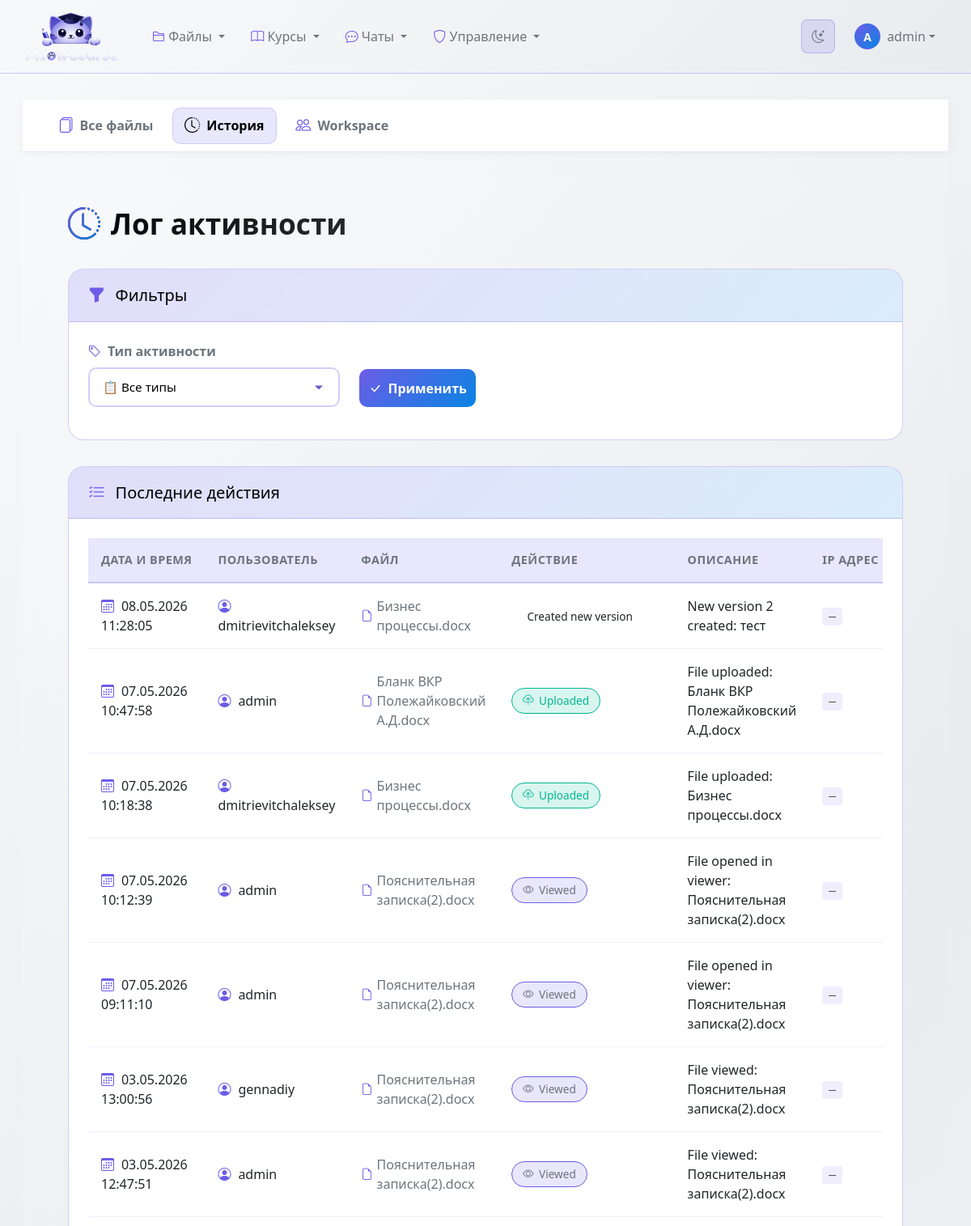
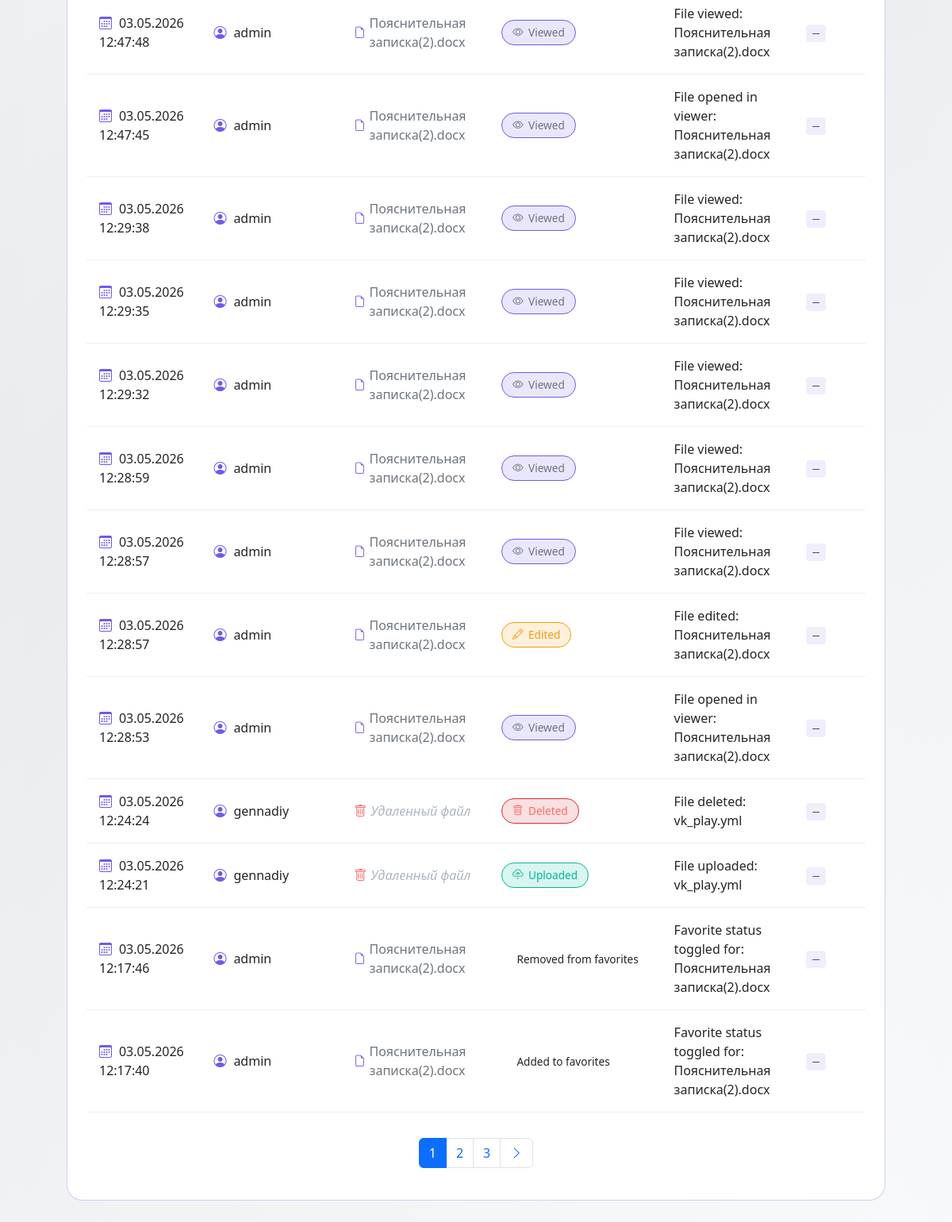
Page /files/activity/ (signed in) on the earlier database version (2 pictures, top to bottom).
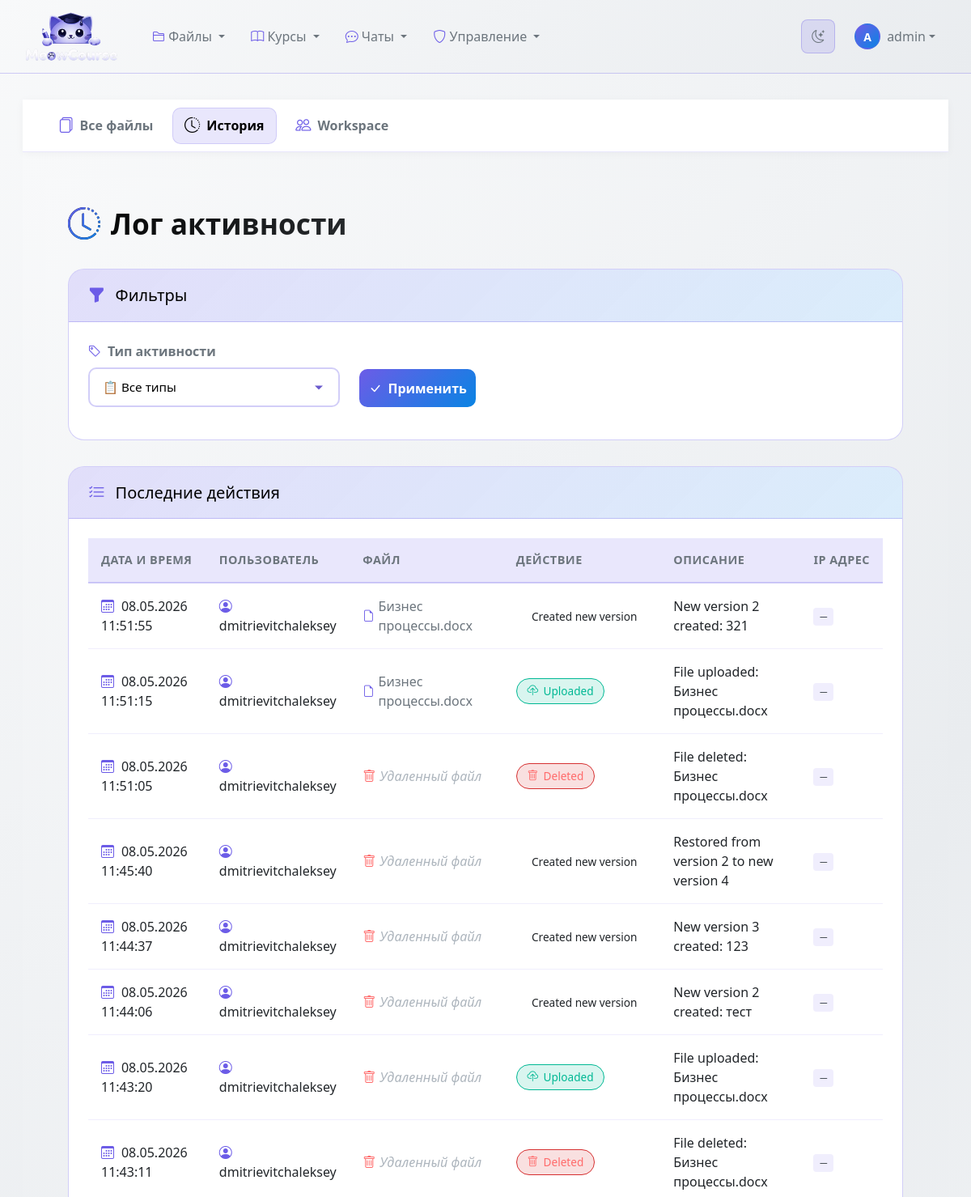
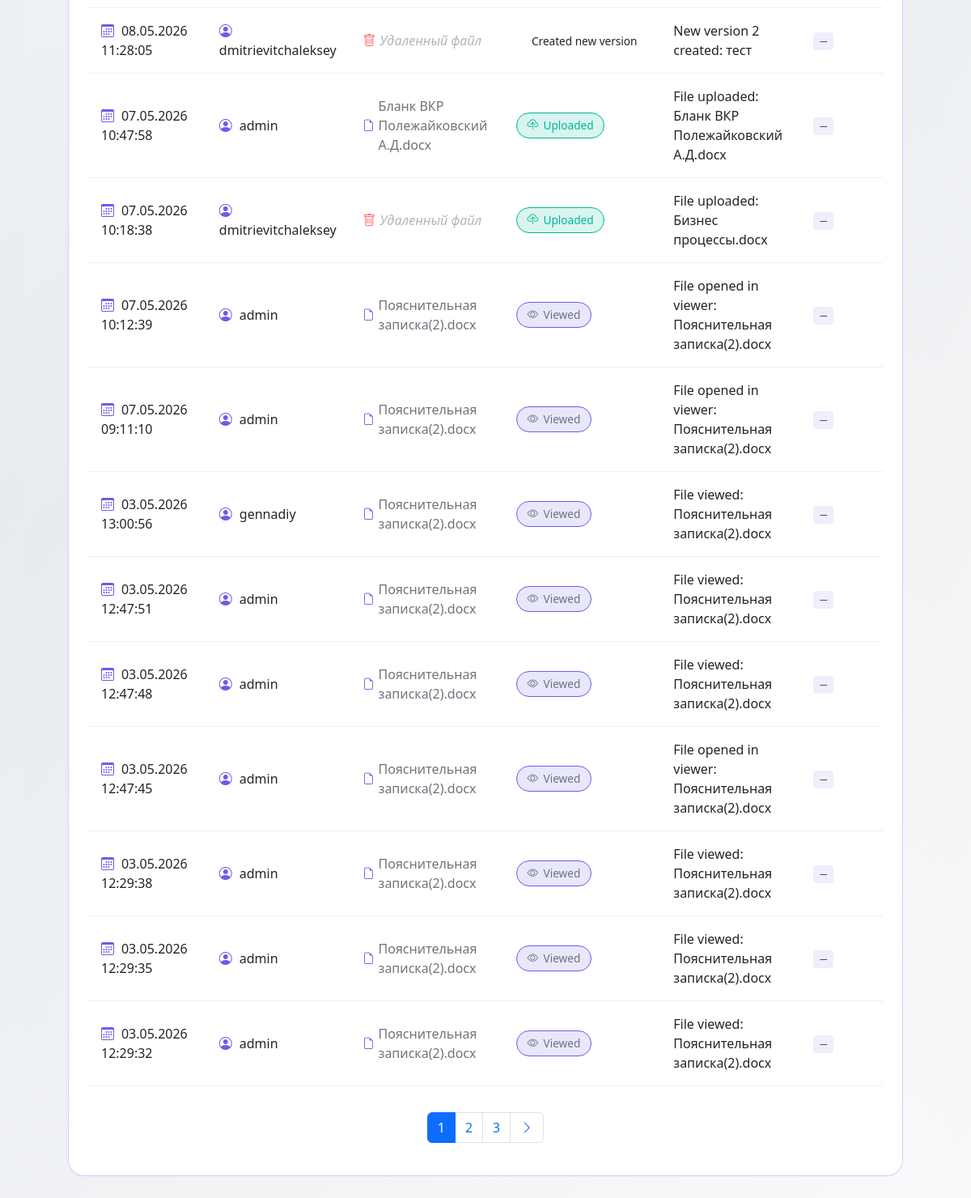
Same page on the later database version (2 pictures, top to bottom).
### file_manager/models.py (models this page shows, shortened)
class FileActivity(models.Model ):
    ACTIVITY_TYPES =[
   ('upload','Uploaded'),
   ('download','Downloaded'),
   ('view','Viewed'),
   ('edit','Edited'),
   ('delete','Deleted'),
   ('share','Shared'),
   ('comment','Commented'),
   ('version_create','Created new version'),
   ('favorite_add','Added to favorites'),
   ('favorite_remove','Removed from favorites'),
    ]
    file =models.ForeignKey(
    File ,
    on_delete =models.SET_NULL ,
    null =True ,
    blank =True ,
    related_name ='activities'
    )
    user =models.ForeignKey(
    User ,
    on_delete =models.CASCADE ,
    related_name ='file_activities'
    )
    activity_type =models.CharField(max_length =20 ,choices =ACTIVITY_TYPES )
    description =models.TextField(blank =True )
    created_at =models.DateTimeField(auto_now_add =True )
    ip_address =models.GenericIPAddressField(null =True ,blank =True )
    class Meta :
        ordering =['-created_at']
        verbose_name ='Активность с файлом'
        verbose_name_plural ='Активность с файлами'
        indexes =[
        models.Index(fields =['user','-created_at']),
        models.Index(fields =['activity_type','-created_at']),
        ]

class File(models.Model ):
    STORAGE_PROVIDER_CHOICES = [
        ("local", "Local"),
        ("yandex_disk", "Yandex Disk"),
    ]
    IMPORTANCE_CHOICES = [
        ("main", "Основное"),
        ("important", "Важное"),
        ("secondary", "Второстепенное"),
    ]
    FILE_TYPE_CHOICES =[
   ('pdf','PDF Document'),
   ('txt','Text File'),
   ('docx','Word Document'),
   ('xlsx','Excel Spreadsheet'),
   ('pptx','PowerPoint Presentation'),
   ('jpg','JPEG Image'),
   ('png','PNG Image'),
   ('mp4','Video MP4'),
   ('mp3','Audio MP3'),
   ('zip','Archive ZIP'),
   ('other','Other'),
    ]
    VISIBILITY_CHOICES =[
   ('private','Private - Только я'),
   ('shared','Shared - С определенными пользователями'),
   ('public','Public - Все пользователи'),
    ]
    title =models.CharField(max_length =255 )
    description =models.TextField(blank =True )
    file =models.FileField(upload_to =file_upload_path, null=True, blank=True)
    file_type =models.CharField(max_length =10 ,choices =FILE_TYPE_CHOICES ,default ='other')
    file_size =models.BigIntegerField(default =0 )
    storage_provider = models.CharField(max_length=20, choices=STORAGE_PROVIDER_CHOICES, default="local")
    yandex_path = models.CharField(max_length=1024, blank=True, default="")
    uploaded_by =models.ForeignKey(
    User ,
    on_delete =models.CASCADE ,
    related_name ='uploaded_files'
    )
    uploaded_at =models.DateTimeField(auto_now_add =True )
    updated_at =models.DateTimeField(auto_now =True )
    version =models.IntegerField(default =1 )
    category =models.ForeignKey(
    FileCategory ,
    on_delete =models.SET_NULL ,
    null =True ,
    blank =True ,
    related_name ='files'
    )
    tags =models.ManyToManyField(Tag ,blank =True ,related_name ='files')
    folder =models.ForeignKey(
    'self',
    on_delete =models.CASCADE ,
    null =True ,
    blank =True ,
    related_name ='subfiles',
    limit_choices_to ={'is_folder':True }
    )
    is_folder =models.BooleanField(default =False )
    visibility =models.CharField(
    max_length =10 ,
    choices =VISIBILITY_CHOICES ,
    default ='private'
    )
    shared_with =models.ManyToManyField(
    User ,
    blank =True ,
    related_name ='shared_files'
    )
    extracted_text =models.TextField(blank =True ,null =True )
    has_preview =models.BooleanField(default =False )
    favorite =models.ManyToManyField(
    User ,
    blank =True ,
    related_name ='favorite_files'
    )
    download_count =models.IntegerField(default =0 )
    importance = models.CharField(max_length=20, choices=IMPORTANCE_CHOICES, default="main")
    class Meta :
        ordering =['-uploaded_at']
        verbose_name ='Файл'
        verbose_name_plural ='Файлы'
        indexes =[
        models.Index(fields =['uploaded_by','-uploaded_at']),
        models.Index(fields =['file_type']),
        models.Index(fields =['visibility']),
        models.Index(fields =['extracted_text']),
        ]

### file_manager/views.py (the view)
# urls.py: path('activity/',views.activity_log ,name ='activity_log'),
@login_required
def activity_log(request ):
    if is_admin_user(request.user):
        activities = FileActivity.objects.all().select_related('file', 'user')
    else:
        activities =FileActivity.objects.filter(user =request.user ).select_related('file','user')
    activity_type =request.GET.get('activity_type')
    if activity_type :
        activities =activities.filter(activity_type =activity_type )
    paginator =Paginator(activities ,20 )
    page_number =request.GET.get('page')
    page_obj =paginator.get_page(page_number )
    context ={
    'page_obj':page_obj ,
    'activity_types':FileActivity.ACTIVITY_TYPES ,
    'selected_activity_type':activity_type ,
    }
    return render(request ,'file_manager/activity_log.html',context )

### classroom_core/models.py (called while the page is built)
    def is_teacher(self):
        return self.role == 'teacher'

    def is_staff(self):
        return self.role == 'staff'

### file_manager/views.py (called while the page is built)
def _user_role(user):
    profile = getattr(user, "profile", None)
    return getattr(profile, "role", "")

def is_admin_user(user):
    role = _user_role(user)
    return user.is_superuser or user.is_staff or role in {"admin", "staff"}

### templates/file_manager/activity_log.html (shortened to what the changed rows need)
{% extends "file_manager/base_files.html" %}
{% block files_content %}
<div class="theme-log">
    <div class="container">
        <div class="page-header">
            <h1 class="page-title">
                <i class="bi bi-clock-history"></i>
                Лог активности
            </h1>
        </div>
        <div class="row">
            <div class="col-lg-12">
                <div class="log-card">
                    <div class="card-body-custom">
                        {% if page_obj %}
                        <div class="table-responsive">
                            <table class="log-table">
                                <thead>
                                    <tr>
                                        <th>Дата и время</th>
                                        <th>Пользователь</th>
                                        <th>Файл</th>
                                        <th>Действие</th>
                                        <th>Описание</th>
                                        <th>IP адрес</th>
                                    </tr>
                                </thead>
                                <tbody>
                                    {% for activity in page_obj %}
                                    <tr>
                                        <td data-label="Дата и время">
                                            <i class="bi bi-calendar3" style="color: var(--accent-primary); margin-right: 0.3rem;"></i>
                                            {{ activity.created_at|date:"d.m.Y H:i:s" }}
                                        </td>
                                        <td data-label="Пользователь">
                                            <i class="bi bi-person-circle" style="color: var(--accent-primary); margin-right: 0.3rem;"></i>
                                            {{ activity.user.username }}
                                        </td>
                                        <td data-label="Файл">
                                            {% if activity.file %}
                                            <a href="{% url 'file_manager:file_detail' activity.file.id %}" class="file-link">
                                                <i class="bi bi-file-earmark"></i>
                                                {{ activity.file.title }}
                                            </a>
                                            {% else %}
                                            <span class="deleted-file">
                                                <i class="bi bi-trash"></i>
                                                Удаленный файл
                                            </span>
                                            {% endif %}
                                        </td>
                                        <td data-label="Действие">
                                            {% with type=activity.activity_type %}
                                            <span class="activity-badge
                                                {% if type == 'upload' %}badge-upload
                                                {% elif type == 'download' %}badge-download
                                                {% elif type == 'delete' %}badge-delete
                                                {% elif type == 'edit' %}badge-edit
                                                {% elif type == 'view' %}badge-view
                                                {% elif type == 'share' %}badge-share
                                                {% endif %}">
                                                <i class="bi
                                                    {% if type == 'upload' %}bi-cloud-upload
                                                    {% elif type == 'download' %}bi-cloud-download
                                                    {% elif type == 'delete' %}bi-trash
                                                    {% elif type == 'edit' %}bi-pencil
                                                    {% elif type == 'view' %}bi-eye
                                                    {% elif type == 'share' %}bi-share
                                                    {% endif %}">
                                                </i>
                                                {{ activity.get_activity_type_display }}
                                            </span>
                                            {% endwith %}
                                        </td>
                                        <td data-label="Описание">{{ activity.description }}</td>
                                        <td data-label="IP адрес">
                                            <span class="ip-address">{{ activity.ip_address|default:"—" }}</span>
                                        </td>
                                    </tr>
                                    {% endfor %}
                                </tbody>
                            </table>
                        </div>
                        {% if page_obj.has_other_pages %}
                        <nav aria-label="Страницы" class="custom-pagination">
                            <ul class="pagination justify-content-center">
                                {% for num in page_obj.paginator.page_range %}
                                {% if page_obj.number == num %}
                                <li class="page-item active">
                                    <span class="page-link">{{ num }}</span>
                                </li>
                                {% elif num > page_obj.number|add:'-3' and num < page_obj.number|add:'3' %}
                                <li class="page-item">
                                    <a class="page-link" href="?page={{ num }}&activity_type={{ selected_activity_type }}">{{ num }}</a>
                                </li>
                                {% endif %}
                                {% endfor %}
                            </ul>
                        </nav>
                        {% endif %}
                        {% else %}
                        <div class="empty-state">
                            <i class="bi bi-inbox"></i>
                            <p>Нет записей в логе</p>
                        </div>
                        {% endif %}
                    </div>
                </div>
            </div>
        </div>
    </div>
</div>
{% endblock %}

Differences in the rows shown:
no longer on this page (row unchanged): FileActivity: created_at "03.05.2026 12:28:59", user.username "admin", file "Пояснительная записка(2).docx", activity_type "Viewed", description "File viewed: Пояснительная записка(2).docx", ip_address "—"
no longer on this page (row unchanged): FileActivity: created_at "03.05.2026 12:28:57", user.username "admin", file "Пояснительная записка(2).docx", activity_type "Viewed", description "File viewed: Пояснительная записка(2).docx", ip_address "—"
no longer on this page (row unchanged): FileActivity: created_at "03.05.2026 12:28:57", user.username "admin", file "Пояснительная записка(2).docx", activity_type "Edited", description "File edited: Пояснительная записка(2).docx", ip_address "—"
no longer on this page (row unchanged): FileActivity: created_at "03.05.2026 12:28:53", user.username "admin", file "Пояснительная записка(2).docx", activity_type "Viewed", description "File opened in viewer: Пояснительная записка(2).docx", ip_address "—"
no longer on this page (row unchanged): FileActivity: created_at "03.05.2026 12:24:24", user.username "gennadiy", shows "Удаленный файл", activity_type "Deleted", description "File deleted: vk_play.yml", ip_address "—"
no longer on this page (row unchanged): FileActivity: created_at "03.05.2026 12:24:21", user.username "gennadiy", shows "Удаленный файл", activity_type "Uploaded", description "File uploaded: vk_play.yml", ip_address "—"
no longer on this page (row unchanged): FileActivity: created_at "03.05.2026 12:17:46", user.username "admin", file "Пояснительная записка(2).docx", activity_type "Removed from favorites", description "Favorite status toggled for: Пояснительная записка(2).docx", ip_address "—"
no longer on this page (row unchanged): FileActivity: created_at "03.05.2026 12:17:40", user.username "admin", file "Пояснительная записка(2).docx", activity_type "Added to favorites", description "Favorite status toggled for: Пояснительная записка(2).docx", ip_address "—"
added FileActivity: created_at "08.05.2026 11:51:55", user.username "dmitrievitchaleksey", file "Бизнес процессы.docx", activity_type "Created new version", description "New version 2 created: 321", ip_address "—"
added FileActivity: created_at "08.05.2026 11:51:15", user.username "dmitrievitchaleksey", file "Бизнес процессы.docx", activity_type "Uploaded", description "File uploaded: Бизнес процессы.docx", ip_address "—"
added FileActivity: created_at "08.05.2026 11:51:05", user.username "dmitrievitchaleksey", shows "Удаленный файл", activity_type "Deleted", description "File deleted: Бизнес процессы.docx", ip_address "—"
added FileActivity: created_at "08.05.2026 11:45:40", user.username "dmitrievitchaleksey", shows "Удаленный файл", activity_type "Created new version", description "Restored from version 2 to new version 4", ip_address "—"
added FileActivity: created_at "08.05.2026 11:44:37", user.username "dmitrievitchaleksey", shows "Удаленный файл", activity_type "Created new version", description "New version 3 created: 123", ip_address "—"
added FileActivity: created_at "08.05.2026 11:44:06", user.username "dmitrievitchaleksey", shows "Удаленный файл", activity_type "Created new version", description "New version 2 created: тест", ip_address "—"
added FileActivity: created_at "08.05.2026 11:43:20", user.username "dmitrievitchaleksey", shows "Удаленный файл", activity_type "Uploaded", description "File uploaded: Бизнес процессы.docx", ip_address "—"
added FileActivity: created_at "08.05.2026 11:43:11", user.username "dmitrievitchaleksey", shows "Удаленный файл", activity_type "Deleted", description "File deleted: Бизнес процессы.docx", ip_address "—"
changed FileActivity (number 9 of 20 on the later page): file "Бизнес процессы.docx" → (not shown); now shows "Удаленный файл"
changed FileActivity (number 11 of 20 on the later page): file "Бизнес процессы.docx" → (not shown); now shows "Удаленный файл"
